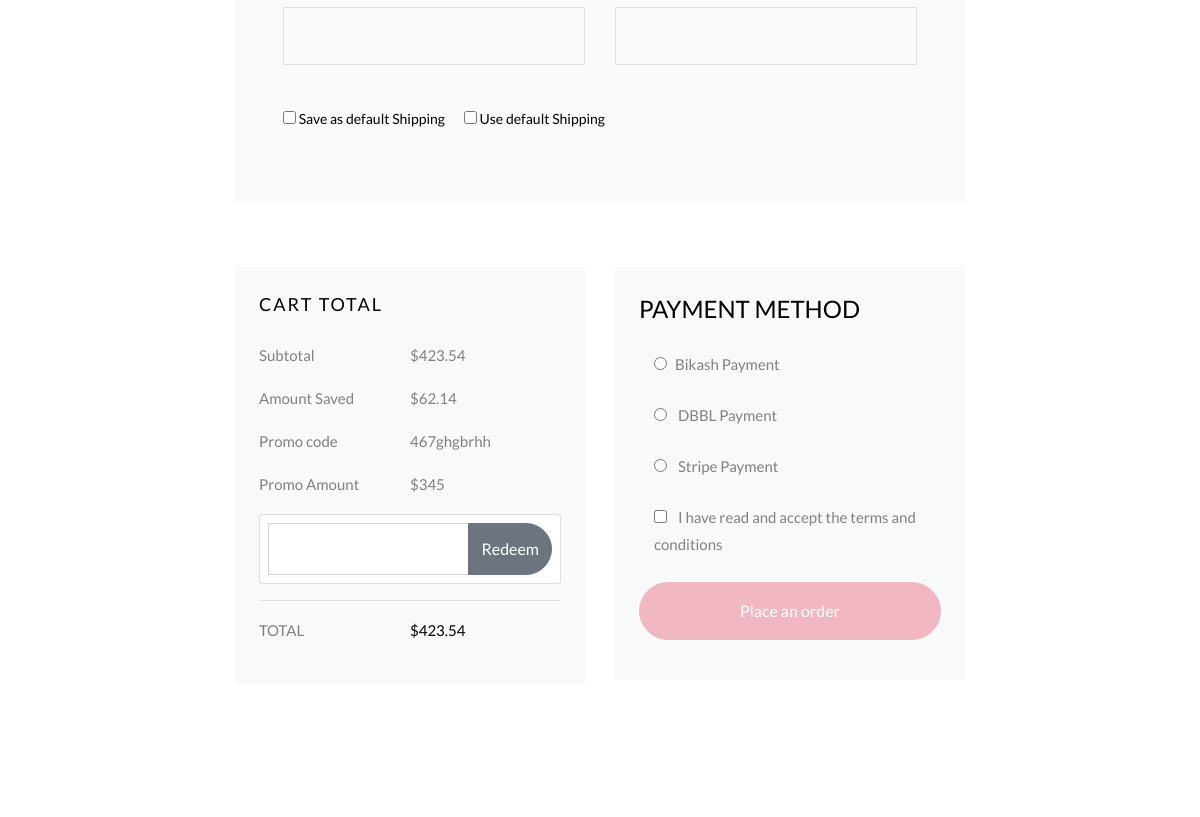
/checkout/ (signed in, middle part), run on an earlier commit of the app's database.
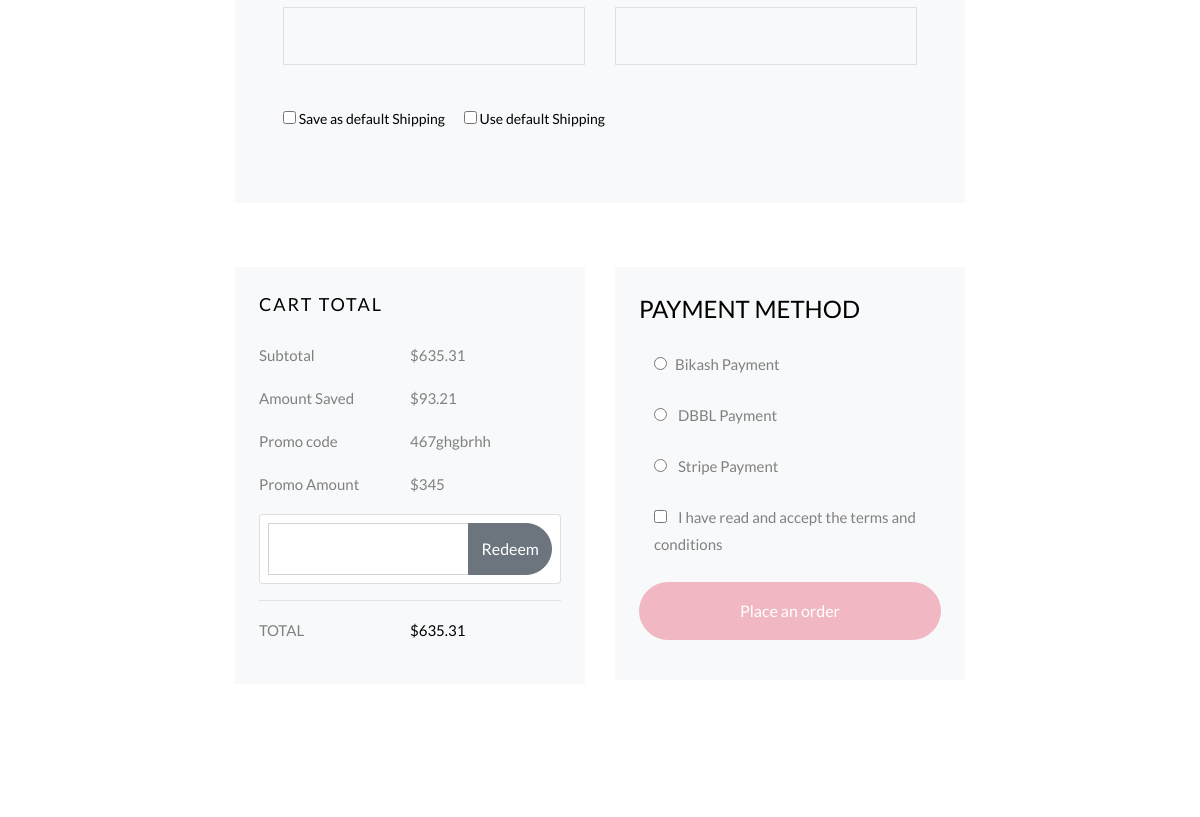
And on a later commit of the database.
### core/models.py (models this page shows, shortened)
class OrderProduct(models.Model):
	user = models.ForeignKey(settings.AUTH_USER_MODEL, on_delete=models.CASCADE)
	item = models.ForeignKey(Product,on_delete=models.CASCADE)
	quantity = models.IntegerField(default=1)
	ordered = models.BooleanField(default=False)
	def get_total_item_price(self):
		return self.quantity * self.item.price
	def get_total_discount_item_price(self):
		return self.quantity * self.item.discount_price
	def get_amount_saved(self):
		return self.get_total_item_price() - self.get_total_discount_item_price()
	def get_final_price(self):
		if self.item.discount_price:
			return self.get_total_discount_item_price()
		return self.get_total_item_price()

class Product(models.Model):
	tag_name = models.CharField(max_length=20,blank=True,null=True)
	title = models.CharField(max_length=120)
	description = models.TextField(blank=True,null=True)
	image = models.ImageField()
	price = models.DecimalField(decimal_places=2,max_digits=10)
	discount_price = models.DecimalField(decimal_places=2,max_digits=10)
	slug = models.SlugField()
	timestamp = models.DateTimeField(auto_now_add=True)
	active = models.BooleanField(default=True)

class Order(models.Model):
	user = models.ForeignKey(settings.AUTH_USER_MODEL, on_delete=models.CASCADE)
	items = models.ManyToManyField(OrderProduct)
	start_date = models.DateTimeField(auto_now_add=True)
	ordered_date = models.DateTimeField()
	ordered = models.BooleanField(default=False)
	def get_total(self):
		total = 0
		items_all = self.items.all()
		for order_item in items_all:
			total = total + order_item.get_final_price()
		return total

### core/views.py (the view)
# urls.py: path('checkout/',CheckoutView.as_view(),name="checkout"),
class CheckoutView(View):
	def get(self,request,*args,**kwargs):
		try:
			order = Order.objects.get(user=self.request.user,ordered=False)
			form = CheckoutForm()
			context = {
				'order': order,
				'forms': form,
			}
			return render(self.request,'checkout.html',context)
		except ObjectDoesNotExist:
			messages.error(self.request,'You do not have active order')
			return redirect("/")

### core/templatetags/cart_template_tags.py (called while the page is built)
@register.filter
def cart_item_count(user):
    if user.is_authenticated:
        qs = Order.objects.filter(user=user, ordered=False)
        if qs.exists():
            return qs[0].items.count()
    return 0

### templates/checkout.html (shortened to what this page needs)
{% extends 'base.html' %}
{% load static %}
{% block content %}
	<section class="ftco-section">
      <div class="container">
        <div class="row justify-content-center">
          <div class="col-xl-8 ftco-animate">
			<form action="#" class=" billing-form bg-light p-3 p-md-5">
	          	<div class="hideable_billing_form row align-items-end">
		            <div class="col-md-6">
	                <div class="form-group">
	                  <input type="text" class="form-control" placeholder="">
	                </div>
	              </div>
	              <div class="col-md-6">
	                <div class="form-group">
	                  <input type="text" class="form-control" placeholder="">
	                </div>
                </div>
                <div class="col-md-12">
                	<div class="form-group mt-4">
						<div class="radio">
							<label class="mr-3">
								<input type="checkbox" name="optradio"> Save as default Shipping
							</label>
							<label>
								<input type="checkbox" name="optradio"> Use default Shipping
							</label>
						</div>
					</div>
                </div>
	            </div>
	        </form>
	          <div class="row mt-5 pt-3 d-flex">
	          	<div class="col-md-6 d-flex">
	          		<div class="cart-detail cart-total bg-light p-3 p-md-4">
	          			{% for order_item in order.items.all %}
		          			<h3 class="billing-heading mb-4">Cart Total</h3>
		          			<p class="d-flex">
			    				<span>Subtotal</span>
			    				<span>${{ order_item.get_final_price }}</span>
			    			</p>
			    			<p class="d-flex">
			    				<span>Amount Saved</span>
			    				<span>${{ order_item.get_amount_saved }}</span>
			    			</p>
		    			{% endfor %}
		    				<p class="d-flex">
			    				<span>Promo code</span>
			    				<span>467ghgbrhh</span>
			    			</p>
			    			<p class="d-flex">
			    				<span>Promo Amount</span>
			    				<span>$345</span>
			    			</p>
		    				<form method="POST" action=""  class="card p-2">
				              <div class="input-group">
	                  			<input type="text" class="form-control" placeholder="">
				                <div class="input-group-append">
				                  <button class="btn btn-secondary btn-md waves-effect m-0" type="submit">Redeem</button>
				                </div>
				              </div>
				            </form>
		    			<hr>
		    			<p class="d-flex total-price">
		    				<span>Total</span>
		    				<span>${{ order.get_total }}</span>
		    			</p>
					</div>
	          	</div>
	          	<div class="col-md-6">
	          		<div class="cart-detail bg-light p-3 p-md-4">
	          			<h3 class="billing-heading mb-4">Payment Method</h3>
							<div class="form-group">
								<div class="col-md-12">
									<div class="radio">
										<label>
											<input type="radio" name="optradio" class="mr-2">Bikash Payment
										</label>
									</div>
								</div>
							</div>
							<div class="form-group">
								<div class="col-md-12">
									<div class="radio">
										<label><input type="radio" name="optradio" class="mr-2"> DBBL Payment</label>
									</div>
								</div>
							</div>
							<div class="form-group">
								<div class="col-md-12">
									<div class="radio">
										<label><input type="radio" name="optradio" class="mr-2"> Stripe Payment</label>
									</div>
								</div>
							</div>
							<div class="form-group">
								<div class="col-md-12">
									<div class="checkbox">
										<label><input type="checkbox" value="" class="mr-2"> I have read and accept the terms and conditions</label>
									</div>
								</div>
							</div>
								<p><a href="#"class="btn btn-primary py-3 px-4">Place an order</a></p>
							</div>
	          			</div>
	          		</div>
          </div>
        </div>
      </div>
    </section>
{% endblock %}

What changed in the data, as far as the page shows it:
changed OrderProduct: get_final_price "423.54" → "635.31"; get_amount_saved "62.14" → "93.21"
changed through a linked row, Order: get_total "423.54" → "635.31"
